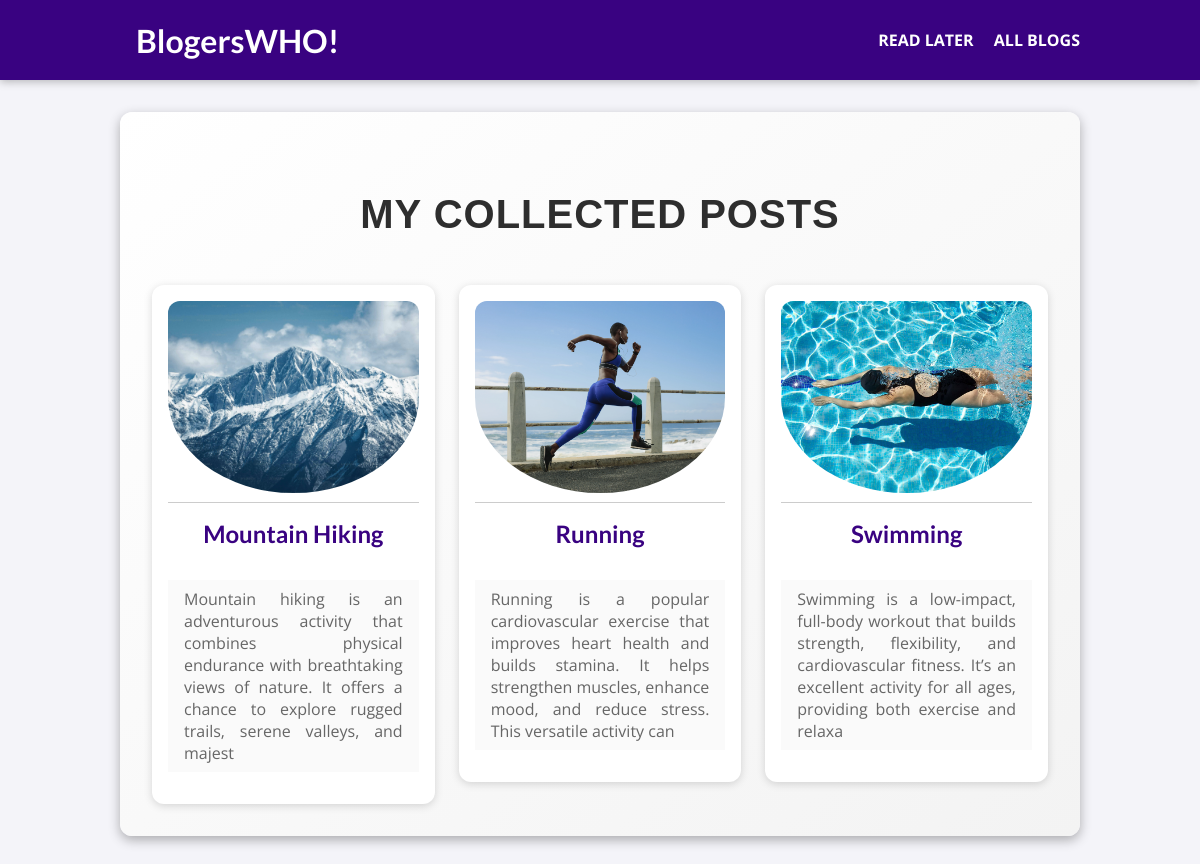
The page /posts/ on the database as committed earlier.
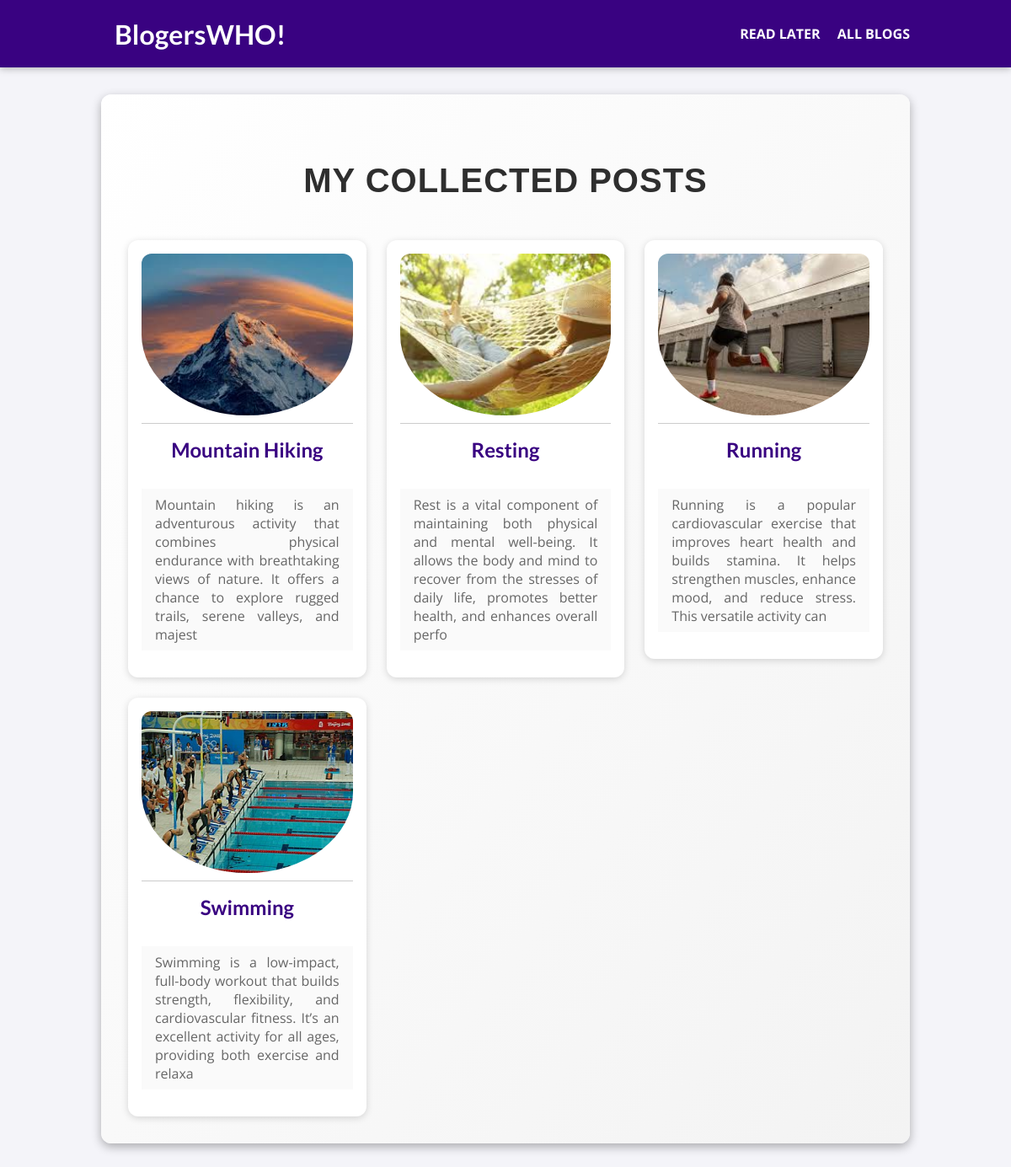
The same page on the database as committed later.
### blog/models.py (models this page shows, shortened)
class Posts(models.Model):
    title = models.CharField(max_length=30)
    excerpt = models.CharField(max_length=200)
    img_name = models.ImageField(upload_to="posts", null=True)
    date = models.DateField(auto_now=True)
    slug = models.SlugField(unique=True, db_index=True)
    content = models.TextField(validators=[MinLengthValidator(50)])
    author = models.ForeignKey(Author, on_delete=models.SET_NULL, null=True, related_name="posts")
    tags = models.ManyToManyField(Tag)
    class Meta:
        verbose_name_plural = 'Post Details'

### blog/views.py (the view)
# urls.py: path("posts/", views.AllPostsViews.as_view(), name="posts-page"),
class AllPostsViews(ListView):
    template_name = "blog/all-posts.html"
    model = Posts
    ordering = ["-date", "title"]
    context_object_name = "all_posts"

### blog/templates/blog/all-posts.html (shortened to what this page needs)
{% extends "base.html" %}
{% load static %}
{% block css_files %}
    <link rel="stylesheet" href="{% static "blog/post.css" %}">
    <link rel="stylesheet" href="{% static "blog/all-posts.css" %}">
{% endblock %}
{% block content %}
    <section id="all-posts">
        <h2>My Collected Posts</h2>
        <ul>
            {% for post in all_posts %}
                {% include "blog/includes/post.html" %}
            {% endfor %}
        </ul>
    </section>
{% endblock %}

### blog/templates/blog/includes/post.html
{% load static %}
<li>
    <article class="post">
        <a href="{% url "posts-details-page" post.slug %}">
            <img src="{{ post.img_name.url }}" alt="{{ post.title }}">
            <div class="post__content">
                <h3> {{post.title}} </h3>
                <p>{{post.excerpt}}
                </p>
            </div>
        </a>
    </article>
</li>

Rows that differ between the two databases and show on the page:
changed Posts "Mountain Hiking": img_name: a different picture
added Posts: img_name (picture), title "Resting", excerpt "Rest is a vital component of maintaining both physical and mental well-being. It allows the body and mind to recover from the stresses of daily life, promotes better health, and enhances overall perfo"
changed Posts "Running": img_name: a different picture
changed Posts "Swimming": img_name: a different picture
